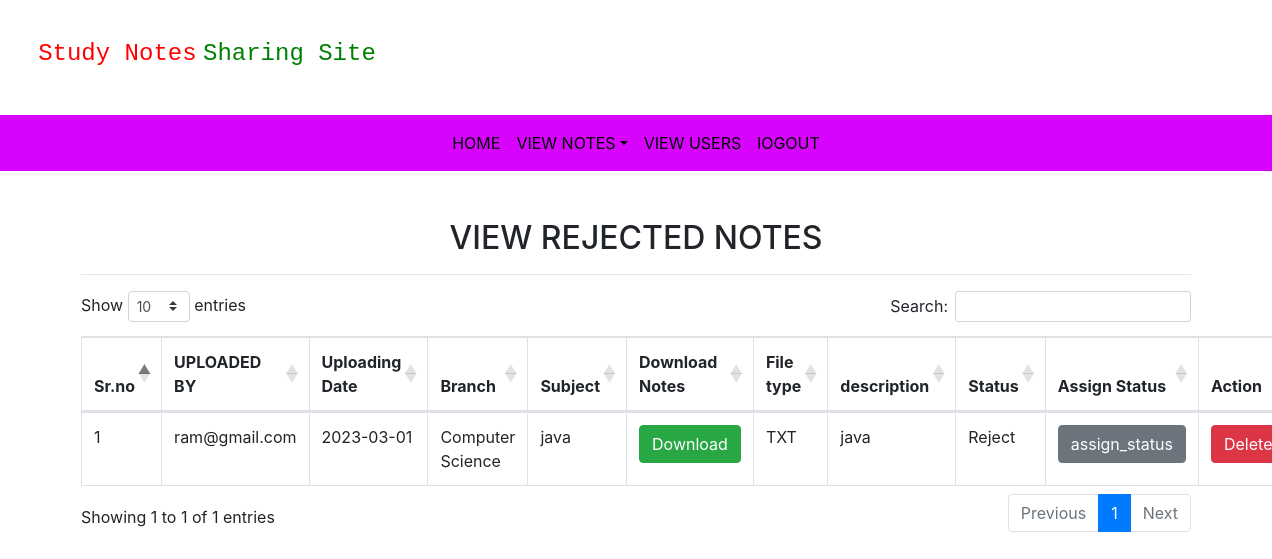
Page /rejected_nots (signed in) on the committed database.
### notes/models.py (models this page shows, shortened)
class Notes(models.Model):
	user = models.ForeignKey(User,on_delete=models.CASCADE)
	uploadingdate = models.CharField(max_length=30)
	branch = models.CharField(max_length=50)
	subject = models.CharField(max_length=30)
	notesfile = models.FileField(null=True)
	filetype = models.CharField(max_length=30,null=True)
	description = models.CharField(max_length=250,null=True)
	status = models.CharField(max_length=20)

### notes/views.py (the view)
# urls.py: path('rejected_nots', views.rejected_nots, name='rejected_nots'),
def rejected_nots(request):
    if not request.user.is_authenticated:
        return redirect('login_admin')
    notes = Notes.objects.filter(status="Reject")
    return render(request, 'rejected_nots.html', {'notes': notes})

### notes/templates/rejected_nots.html (shortened to what this page needs)
{% extends 'admin_nav.html'%}
{% block body %}
{% load static %}
<link rel="stylesheet" href="https://cdnjs.cloudflare.com/ajax/libs/twitter-bootstrap/4.5.2/css/bootstrap.css">
<link rel="stylesheet" href="https://cdn.datatables.net/1.13.2/css/dataTables.bootstrap4.min.css">
<div class="container my-5">
    <h2 class="text-center"> VIEW REJECTED NOTES </h2>
    <hr>
    <table class="table table-bordered " id="example">
        <thead>
        <tr>
            <th> Sr.no</th>
             <th> UPLOADED BY</th>
            <th> Uploading Date</th>
            <th> Branch</th>
            <th> Subject</th>
            <th> Download Notes</th>
            <th> File type</th>
            <th> description</th>
            <th> Status</th>
            <th> Assign Status</th>
             <th> Action</th>
        </tr>
 </thead>
        <tbody>
        {% for i in notes %}
        <tr>
            <td>{{forloop.counter}}</td>
            <td>{{i.user.username }}</td>
            <td>{{i.uploadingdate }}</td>
            <td>{{i.branch }}</td>
            <td>{{i.subject }}</td>
            <td><a href="{{i.notesfile.url }}" class="btn btn-success" download>Download</a></td>
            <td>{{i.filetype }}</td>
            <td>{{i.description }}</td>
            <td>{{i.status}}</td>
            <td><a href="{% url 'assign_status' i.id %}" class="btn btn-secondary" >assign_status</a></td>
            <td><a href="{% url 'delete_nots' i.id %}" class="btn btn-danger" onclick="return confirm('Are you sure,You want to Delete')">Delete</a></td>
        </tr>
        {%endfor%}
</tbody>
    </table>
</div>
{% endblock %}

### rows in the picture
Notes: user.username "ram@gmail.com", uploadingdate "2023-03-01", branch "Computer Science", subject "java", filetype "TXT", description "java", status "Reject"
